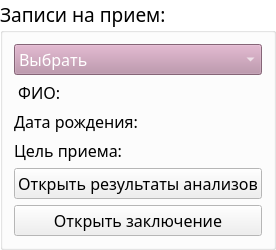
     <widget class="QGroupBox" name="groupBox_5">
      <property name="palette">
       <palette>
        <active>
         <colorrole role="Base">
          <brush brushstyle="SolidPattern">
           <color alpha="255">
            <red>255</red>
            <green>255</green>
            <blue>255</blue>
           </color>
          </brush>
         </colorrole>
         <colorrole role="Window">
          <brush brushstyle="SolidPattern">
           <color alpha="255">
            <red>255</red>
            <green>255</green>
            <blue>255</blue>
           </color>
          </brush>
         </colorrole>
        </active>
        <inactive>
         <colorrole role="Base">
          <brush brushstyle="SolidPattern">
           <color alpha="255">
            <red>255</red>
            <green>255</green>
            <blue>255</blue>
           </color>
          </brush>
         </colorrole>
         <colorrole role="Window">
          <brush brushstyle="SolidPattern">
           <color alpha="255">
            <red>255</red>
            <green>255</green>
            <blue>255</blue>
           </color>
          </brush>
         </colorrole>
        </inactive>
        <disabled>
         <colorrole role="Base">
          <brush brushstyle="SolidPattern">
           <color alpha="255">
            <red>255</red>
            <green>255</green>
            <blue>255</blue>
           </color>
          </brush>
         </colorrole>
         <colorrole role="Window">
          <brush brushstyle="SolidPattern">
           <color alpha="255">
            <red>255</red>
            <green>255</green>
            <blue>255</blue>
           </color>
          </brush>
         </colorrole>
        </disabled>
       </palette>
      </property>
      <property name="font">
       <font>
        <family>SF UI Display</family>
        <pointsize>14</pointsize>
       </font>
      </property>
      <property name="styleSheet">
       <string notr="true">QPushButton{
	font: 12pt &quot;Lucida Sans Unicode&quot;;
}</string>
      </property>
      <property name="title">
       <string>Записи на прием:</string>
      </property>
      <layout class="QGridLayout" name="gridLayout_6">
       <item row="3" column="0">
        <widget class="QLabel" name="label_7">
         <property name="font">
          <font>
           <family>SF UI Display</family>
           <pointsize>12</pointsize>
          </font>
         </property>
         <property name="text">
          <string>Цель приема:</string>
         </property>
        </widget>
       </item>
       <item row="5" column="0">
        <widget class="QPushButton" name="text_button">
         <property name="font">
          <font>
           <family>Lucida Sans Unicode</family>
           <pointsize>12</pointsize>
           <weight>50</weight>
           <italic>false</italic>
           <bold>false</bold>
           <underline>false</underline>
           <strikeout>false</strikeout>
          </font>
         </property>
         <property name="text">
          <string>Открыть заключение</string>
         </property>
        </widget>
       </item>
       <item row="2" column="0">
        <widget class="QLabel" name="label_6">
         <property name="font">
          <font>
           <family>SF UI Display</family>
           <pointsize>12</pointsize>
          </font>
         </property>
         <property name="text">
          <string>Дата рождения:</string>
         </property>
        </widget>
       </item>
       <item row="4" column="0">
        <widget class="QPushButton" name="photo_button">
         <property name="font">
          <font>
           <family>Lucida Sans Unicode</family>
           <pointsize>12</pointsize>
           <weight>50</weight>
           <italic>false</italic>
           <bold>false</bold>
           <underline>false</underline>
           <strikeout>false</strikeout>
          </font>
         </property>
         <property name="text">
          <string>Открыть результаты анализов</string>
         </property>
        </widget>
       </item>
       <item row="1" column="0">
        <widget class="QLabel" name="label_5">
         <property name="font">
          <font>
           <family>SF UI Display</family>
           <pointsize>12</pointsize>
          </font>
         </property>
         <property name="text">
          <string> ФИО:</string>
         </property>
        </widget>
       </item>
       <item row="0" column="0">
        <widget class="QComboBox" name="comboBox">
         <property name="palette">
          <palette>
           <active>
            <colorrole role="WindowText">
             <brush brushstyle="SolidPattern">
              <color alpha="255">
               <red>255</red>
               <green>255</green>
               <blue>255</blue>
              </color>
             </brush>
            </colorrole>
            <colorrole role="Button">
             <brush brushstyle="SolidPattern">
              <color alpha="255">
               <red>186</red>
               <green>141</green>
               <blue>166</blue>
              </color>
             </brush>
            </colorrole>
            <colorrole role="Text">
             <brush brushstyle="SolidPattern">
              <color alpha="255">
               <red>255</red>
               <green>255</green>
               <blue>255</blue>
              </color>
             </brush>
            </colorrole>
            <colorrole role="ButtonText">
             <brush brushstyle="SolidPattern">
              <color alpha="255">
               <red>255</red>
               <green>255</green>
               <blue>255</blue>
              </color>
             </brush>
            </colorrole>
            <colorrole role="Base">
             <brush brushstyle="SolidPattern">
              <color alpha="255">
               <red>186</red>
               <green>141</green>
               <blue>166</blue>
              </color>
             </brush>
            </colorrole>
            <colorrole role="Window">
             <brush brushstyle="SolidPattern">
              <color alpha="255">
               <red>186</red>
               <green>141</green>
               <blue>166</blue>
              </color>
             </brush>
            </colorrole>
            <colorrole role="PlaceholderText">
             <brush brushstyle="NoBrush">
              <color alpha="128">
               <red>255</red>
               <green>255</green>
               <blue>255</blue>
              </color>
             </brush>
            </colorrole>
           </active>
           <inactive>
            <colorrole role="WindowText">
             <brush brushstyle="SolidPattern">
              <color alpha="255">
               <red>255</red>
               <green>255</green>
               <blue>255</blue>
              </color>
             </brush>
            </colorrole>
            <colorrole role="Button">
             <brush brushstyle="SolidPattern">
              <color alpha="255">
               <red>186</red>
               <green>141</green>
               <blue>166</blue>
              </color>
             </brush>
            </colorrole>
            <colorrole role="Text">
             <brush brushstyle="SolidPattern">
              <color alpha="255">
               <red>255</red>
               <green>255</green>
               <blue>255</blue>
              </color>
             </brush>
            </colorrole>
            <colorrole role="ButtonText">
             <brush brushstyle="SolidPattern">
              <color alpha="255">
               <red>255</red>
               <green>255</green>
               <blue>255</blue>
              </color>
             </brush>
            </colorrole>
            <colorrole role="Base">
             <brush brushstyle="SolidPattern">
              <color alpha="255">
               <red>186</red>
               <green>141</green>
               <blue>166</blue>
              </color>
             </brush>
            </colorrole>
            <colorrole role="Window">
             <brush brushstyle="SolidPattern">
              <color alpha="255">
               <red>186</red>
               <green>141</green>
               <blue>166</blue>
              </color>
             </brush>
            </colorrole>
            <colorrole role="PlaceholderText">
             <brush brushstyle="NoBrush">
              <color alpha="128">
               <red>255</red>
               <green>255</green>
               <blue>255</blue>
              </color>
             </brush>
            </colorrole>
           </inactive>
           <disabled>
            <colorrole role="WindowText">
             <brush brushstyle="SolidPattern">
              <color alpha="255">
               <red>255</red>
               <green>255</green>
               <blue>255</blue>
              </color>
             </brush>
            </colorrole>
            <colorrole role="Button">
             <brush brushstyle="SolidPattern">
              <color alpha="255">
               <red>186</red>
               <green>141</green>
               <blue>166</blue>
              </color>
             </brush>
            </colorrole>
            <colorrole role="Text">
             <brush brushstyle="SolidPattern">
              <color alpha="255">
               <red>255</red>
               <green>255</green>
               <blue>255</blue>
              </color>
             </brush>
            </colorrole>
            <colorrole role="ButtonText">
             <brush brushstyle="SolidPattern">
              <color alpha="255">
               <red>255</red>
               <green>255</green>
               <blue>255</blue>
              </color>
             </brush>
            </colorrole>
            <colorrole role="Base">
             <brush brushstyle="SolidPattern">
              <color alpha="255">
               <red>186</red>
               <green>141</green>
               <blue>166</blue>
              </color>
             </brush>
            </colorrole>
            <colorrole role="Window">
             <brush brushstyle="SolidPattern">
              <color alpha="255">
               <red>186</red>
               <green>141</green>
               <blue>166</blue>
              </color>
             </brush>
            </colorrole>
            <colorrole role="PlaceholderText">
             <brush brushstyle="NoBrush">
              <color alpha="128">
               <red>255</red>
               <green>255</green>
               <blue>255</blue>
              </color>
             </brush>
            </colorrole>
           </disabled>
          </palette>
         </property>
         <property name="font">
          <font>
           <family>SF UI Display</family>
           <pointsize>12</pointsize>
          </font>
         </property>
         <property name="styleSheet">
          <string notr="true">QComboBox{
  color: white;
	background-color: #ba8da6;
}</string>
         </property>
         <item>
          <property name="text">
           <string>Выбрать</string>
          </property>
         </item>
        </widget>
       </item>
      </layout>
     </widget>
